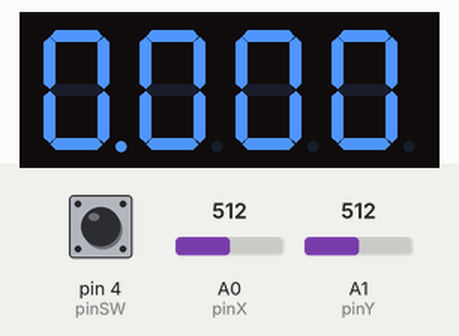
Simulated run of this sketch. Board: Arduino Uno, built with avr-gcc and run on an emulated ATmega328P. Shown: 4-digit seven-segment display. Wiring (inferred from the names in the program): 4-digit 7-segment display, segments lit when HIGH: segments pin 12, pin 8, pin 5, pin 3, pin 2, pin 11, pin 6, A2; digit selects pin 7, pin 9, pin 10, pin 13. Inputs (shaded band) come from the test bench; at power-on: A1 (pinY) = 512, pin 4 (pinSW) HIGH, A0 (pinX) = 512. The segment pins are drawn as the display they are named for.

Above: at 1.2 s.
1.3 s: A1 (pinY) set to 390
At 1.8 s:
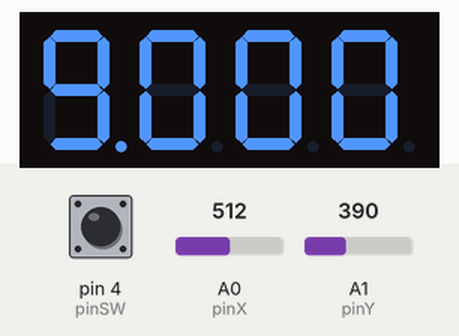
Timing chart, 0 to 4.3 s (numbered marks = the images above; inputs shaded):
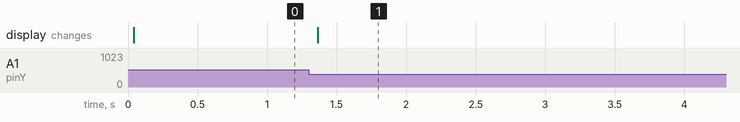

The sketch:

control4Digit7Segments.ino
```cpp
const int pinA = 12;
const int pinB = 8;
const int pinC = 5;
const int pinD = 3;
const int pinE = 2;
const int pinF = 11;
const int pinG = 6;
const int pinDP = A2;
const int pinD1 = 7;
const int pinD2 = 9;
const int pinD3 = 10;
const int pinD4 = 13;

const int pinSW = 4;
const int pinX = A0;
const int pinY = A1;

const int segSize = 8;
const int noOfDisplays = 4;
const int noOfDigits = 10;

const int thresholdMin = 400;
const int thresholdMax = 700;

int switchValue;
int xValue = 0;
int yValue = 0;
int state = 0;
int lastSwitchValue = 0;
int currentDigit = 0;
bool joyMoved = false;
int storeNumber[noOfDisplays] = { 0, 0, 0, 0};

int segments[segSize] = {
  pinA, pinB, pinC, pinD, pinE, pinF, pinG, pinDP
};

int digits[noOfDisplays] = {
  pinD1, pinD2, pinD3, pinD4
};
byte digitMatrix[noOfDigits][segSize - 1] = {

  {1, 1, 1, 1, 1, 1, 0},
  {0, 1, 1, 0, 0, 0, 0},
  {1, 1, 0, 1, 1, 0, 1},
  {1, 1, 1, 1, 0, 0, 1},
  {0, 1, 1, 0, 0, 1, 1},
  {1, 0, 1, 1, 0, 1, 1},
  {1, 0, 1, 1, 1, 1, 1},
  {1, 1, 1, 0, 0, 0, 0},
  {1, 1, 1, 1, 1, 1, 1},
  {1, 1, 1, 1, 0, 1, 1}
};

void displayNumber(byte digit, byte decimalPoint) {
  for (int i = 0; i < segSize - 1; i++) {
    digitalWrite(segments[i], digitMatrix[digit][i]);
  }
  // write the decimalPoint to DP pin
  digitalWrite(segments[segSize - 1], decimalPoint);
}

void showDigit(int num) {
  for (int i = 0; i < noOfDisplays; i++) {
    digitalWrite(digits[i], HIGH);
  }
  digitalWrite(digits[num], LOW);
}
void setup() {
  pinMode(pinSW, INPUT_PULLUP);
  for (int i = 0; i < segSize ; i++)
  {
    pinMode(segments[i], OUTPUT);
  }
  for (int i = 0; i < noOfDisplays; i++)
  {
    pinMode(digits[i], OUTPUT);
  }
  Serial.begin(9600);
}
void loop() {

  switchValue = !digitalRead(pinSW);
  xValue = analogRead(pinX);
  yValue = analogRead(pinY);

  if (switchValue == 1 && lastSwitchValue == 0) {
    state = !state;
    joyMoved = 0;
  }
  if (state == 1 && xValue < thresholdMin && joyMoved == false) {
    currentDigit += 1;
    currentDigit = currentDigit % 4;
    joyMoved = true;
  }

  if (state == 1 && xValue > thresholdMax && joyMoved == false) {
    currentDigit -= 1;
    if (currentDigit == -1) {
      currentDigit = 3;
    }
    joyMoved = true;
  }
  if (xValue >= thresholdMin && xValue <= thresholdMax && state == 1) {
    joyMoved = false;
  }
  if (state == 1) {
    showDigit(currentDigit);
    digitalWrite(pinDP, HIGH);
  }

  if (state == 0 && yValue > thresholdMax && joyMoved == false) {
    storeNumber[currentDigit] = (storeNumber[currentDigit] + 1) % 10;
    joyMoved = true;
  }
  if (state == 0 && yValue < thresholdMin && joyMoved == false) {
    storeNumber[currentDigit] -= 1;
    if (storeNumber[currentDigit] == -1) {
      storeNumber[currentDigit] = 9;
    }
    joyMoved = true;
  }
  if (yValue >= thresholdMin && yValue <= thresholdMax && state == 0) {
    joyMoved = false;
  }
  for (int i = 0; i < noOfDisplays; i++) {
    showDigit(i);
    if (i != currentDigit)
      displayNumber(storeNumber[i], LOW);
    else
      displayNumber(storeNumber[i], HIGH);
    delay(5);
  }
  lastSwitchValue = switchValue;
}
```

Measured:
- after the input at 1.3 s, the display: changes after 0.06 s (image 1)
